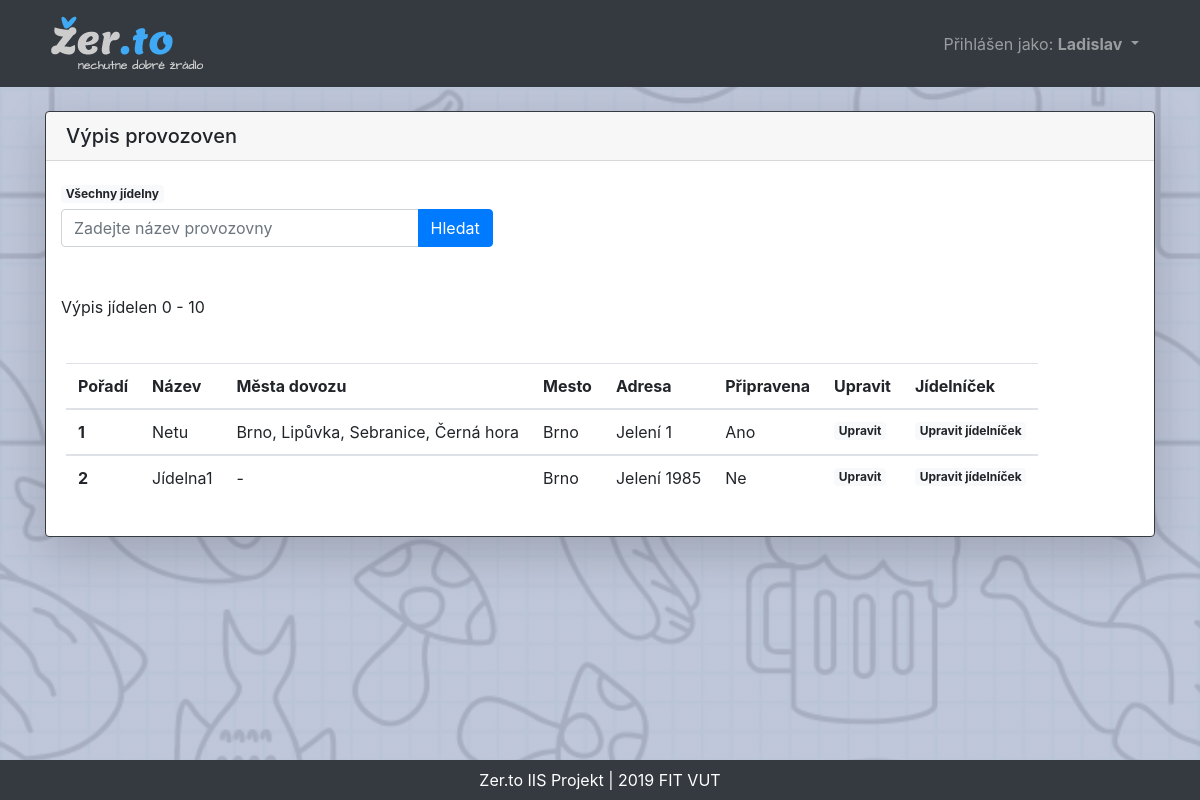
/op/moje_jidelny.php (signed in), run on an earlier commit of the app's database.
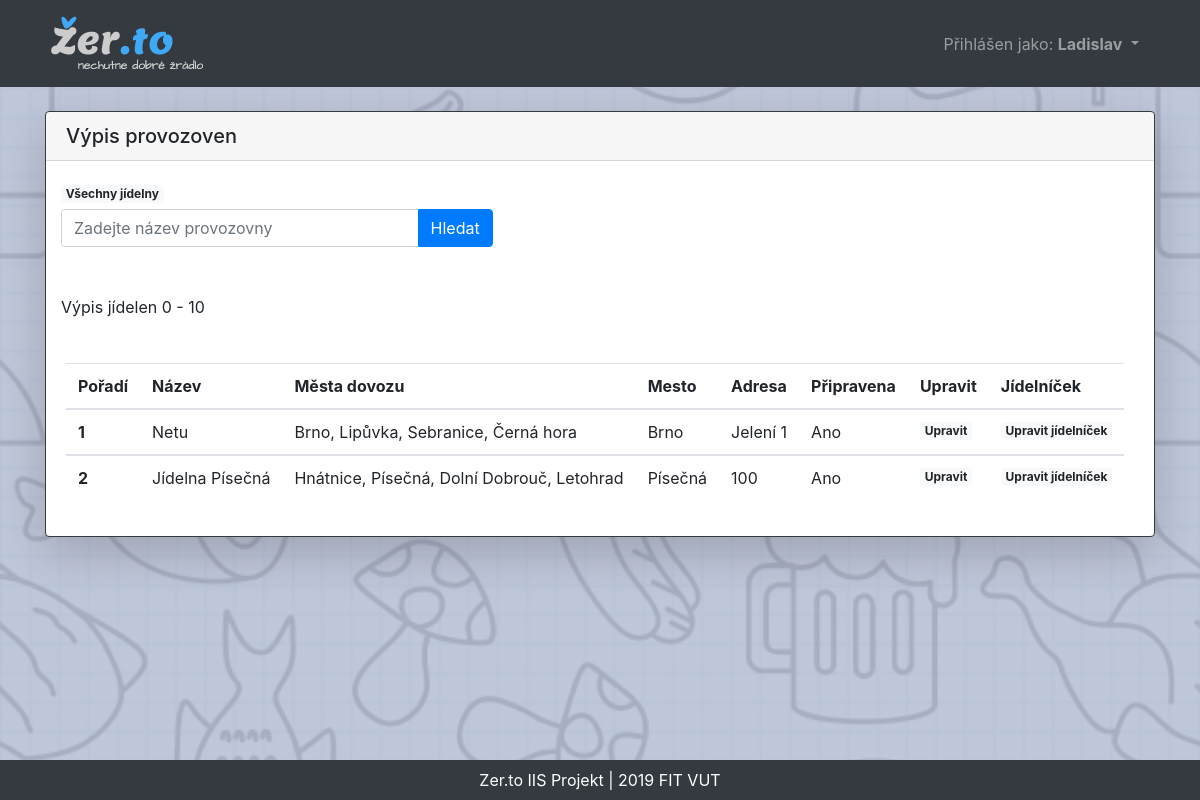
And on a later commit of the database.
### tables this page shows
CREATE TABLE `jidelna` (
  `id` int(11) NOT NULL AUTO_INCREMENT,
  `nazev` varchar(200) NOT NULL,
  `mesto` varchar(100) NOT NULL,
  `adresa` varchar(200) NOT NULL,
  `operator` int(11) DEFAULT NULL,
  `stav` bit(1) NOT NULL DEFAULT b'0',
  PRIMARY KEY (`id`),
  KEY `mesto` (`mesto`),
  KEY `operator` (`operator`),
  CONSTRAINT `jidelna_ibfk_3` FOREIGN KEY (`mesto`) REFERENCES `mesta` (`Nazev`),
  CONSTRAINT `jidelna_ibfk_4` FOREIGN KEY (`operator`) REFERENCES `user` (`id`) ON UPDATE CASCADE
);

### functions.php (called while the page is built, shortened)
<?php
function dbconnect(){
	$db = new mysqli("","","","");
    $db->set_charset("UTF8");
    return $db;
}
function getMestaDovozu($id){
    $sql = "SELECT mesto FROM mesta_dovozu WHERE jidelna = $id";
    $db = dbconnect();
    $mesta_dovozu = "";
    $prvni = true;
    $load_mesta_dovozu = $db->query($sql);
    if($load_mesta_dovozu->num_rows>0){
        while($row = $load_mesta_dovozu->fetch_assoc()){
            if($prvni){
                $mesta_dovozu = $row['mesto'];
                $prvni = false;
            }else{
                $mesta_dovozu = $mesta_dovozu.", ".$row['mesto'];
            }
        }
    }
    return $mesta_dovozu == "" ? "-" : $mesta_dovozu;
}
?>

### op/moje_jidelny.php (the view, shortened to what the changed rows need)
<?php
include '../functions.php';
        ?><script>
<!DOCTYPE html>
<html>
	<head>
        <link rel="stylesheet" href="https://stackpath.bootstrapcdn.com/bootstrap/4.4.0/css/bootstrap.min.css" />
        <link rel="stylesheet" href="../styles/styles.css" />
	</head>
	<body>
    <main class="container">
        <section class="row justify-content-md-center">
            <div class="col col-md-12">
                <div class="card shadow-lg border-dark">
                        <?php
                            $offset = 0;
                        ?>
                    <div class="card-body">
        <?php
            $moje_id = $_SESSION['id'];
            if(isset($_GET['search'])){
                $search = filter_input(INPUT_GET, "search", FILTER_SANITIZE_STRING);
                $stranka = "./moje_jidelny.php?search=$search&";
                $sql = "SELECT id, nazev, mesto, adresa, stav FROM jidelna WHERE (nazev LIKE '%$search%' OR adresa LIKE '%$search%') AND operator = $moje_id LIMIT 10 OFFSET $offset";
                $sql2 = "SELECT COUNT(*) FROM jidelna WHERE (nazev LIKE '%$search%' OR adresa LIKE '%$search%') AND operator = $moje_id";
            }else{
                $sql = "SELECT id, nazev, mesto, adresa, stav FROM jidelna WHERE operator = $moje_id LIMIT 10 OFFSET $offset";
            }
            $db = dbconnect();
            $load_my_jidelna = $db->query($sql);
            $porad = $offset+1;
            if($load_my_jidelna->num_rows>0){
                echo "
                    <table class='table table-responsive table-hover mt-4'>";
                    echo "
                        <thead>
                            <tr>
                                <th scope='col'>Pořadí</th>
                                <th scope='col'>Název</th>
                                <th scope='col'>Města dovozu</th>
                                <th scope='col'>Mesto</th>
                                <th scope='col'>Adresa</th>
                                <th scope='col'>Připravena</th>
                                <th scope='col'>Upravit</th>
                                <th scope='col'>Jídelníček</th>
                            </tr>
                        </thead>
                    ";
    			while($row = $load_my_jidelna->fetch_assoc()){
                    echo "<tbody>";
                    echo "<tr>";
                    echo "<th scope='row'>".$porad++."</th>";
                    echo "<td>".$row['nazev']."</td>";
                    echo "<td>".getMestaDovozu($row['id'])."</td>";
                    echo "<td>".$row['mesto']."</td>";
                    echo "<td>".$row['adresa']."</td>";
                    if ($row['stav'] == 0)
                        echo "<td>Ne</td>";
                    else
                        echo "<td>Ano</td>";
                    echo "<td><a class='badge badge-light' href='./jidelna.php?jidelna=".$row['id']."'>Upravit</a></td>";
                    echo "<td><a class='badge badge-light' href='./manage_jidelnicek.php?jidelna=".$row['id']."'>Upravit jídelníček</a></td>";
                    echo "</tr>";
                }
                echo "</tbody></table>";
            }else{
                echo "<p class='alert alert-danger text-center border-danger my-4'>Nepodařilo se načíst žádné jídelny!</p>";
            }
        ?>
                    </div>
                </div>
            </div>
        </section>
    </main>
	</body>
</html>

What changed in the data, as far as the page shows it:
changed jidelna: nazev "Jídelna1" → "Jídelna Písečná"; id "-" → "Hnátnice, Písečná, Dolní Dobrouč, Letohrad"; mesto "Brno" → "Písečná"; adresa "Jelení 1985" → "100"; stav "Ne" → "Ano"
